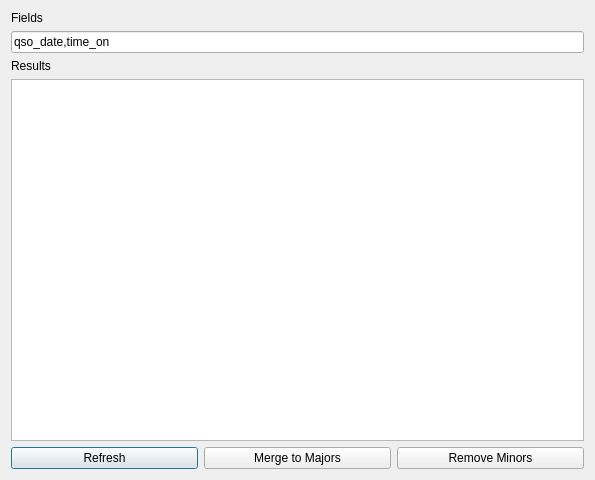
<?xml version="1.0" encoding="UTF-8"?>
<ui version="4.0">
 <class>DuplicatesManagerClass</class>
 <widget class="QDialog" name="DuplicatesManagerClass">
  <property name="geometry">
   <rect>
    <x>0</x>
    <y>0</y>
    <width>595</width>
    <height>480</height>
   </rect>
  </property>
  <property name="windowTitle">
   <string>DuplicatesManager</string>
  </property>
  <layout class="QGridLayout" name="gridLayout">
   <item row="2" column="0">
    <widget class="QLabel" name="label_2">
     <property name="text">
      <string>Results</string>
     </property>
    </widget>
   </item>
   <item row="3" column="0">
    <widget class="QTreeView" name="treeView"/>
   </item>
   <item row="4" column="0">
    <layout class="QHBoxLayout" name="horizontalLayout">
     <item>
      <widget class="QPushButton" name="refreshButton">
       <property name="text">
        <string>Refresh</string>
       </property>
      </widget>
     </item>
     <item>
      <widget class="QPushButton" name="mergeToMajorButton">
       <property name="text">
        <string>Merge to Majors</string>
       </property>
      </widget>
     </item>
     <item>
      <widget class="QPushButton" name="removeMinorsButton">
       <property name="text">
        <string>Remove Minors</string>
       </property>
      </widget>
     </item>
    </layout>
   </item>
   <item row="0" column="0">
    <widget class="QLabel" name="label">
     <property name="text">
      <string>Fields</string>
     </property>
    </widget>
   </item>
   <item row="1" column="0">
    <widget class="QLineEdit" name="fieldsEdit">
     <property name="text">
      <string>qso_date,time_on</string>
     </property>
    </widget>
   </item>
  </layout>
 </widget>
 <resources/>
 <connections/>
</ui>
